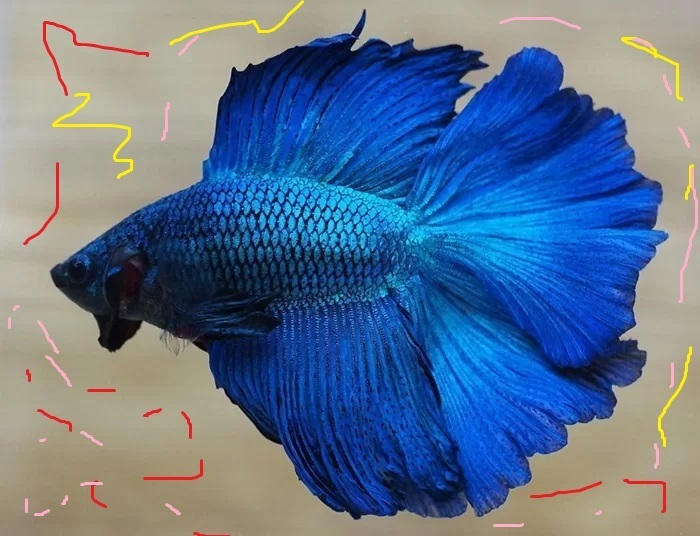
#> input picture data/ca-betta-mau-xanh-duong.jpg, 700 x 536 px, found by its file name
$ python get_fish_contours.py
#> lines starting #> are read from the running program, lines starting #| are printed output that depends on the picture; after the words box and inside, x2 and y2 are one past the last pixel; in counts of white or black regions, pixels touching at a corner belong together
import numpy as np
import cv2 as cv

img = cv.imread(r"data\ca-betta-mau-xanh-duong.jpg")
#> img is the input picture: shape (536, 700, 3); mean B, G, R 144.7, 115.1, 92.6
img = cv.resize(img,(600,400))
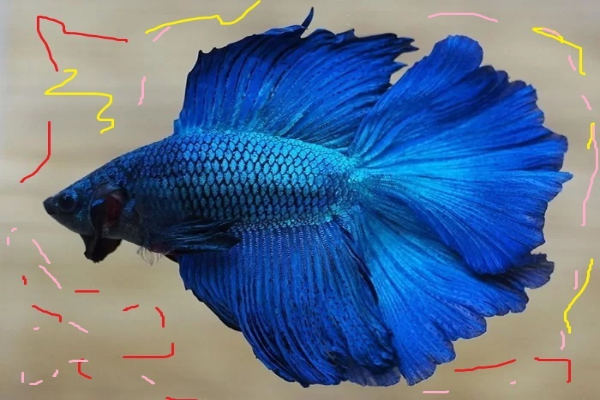
#> img: shape (400, 600, 3); mean B, G, R 144.6, 115, 92.5
cv.imshow('Original Image', img)

gray = cv.cvtColor(img, cv.COLOR_BGR2GRAY)
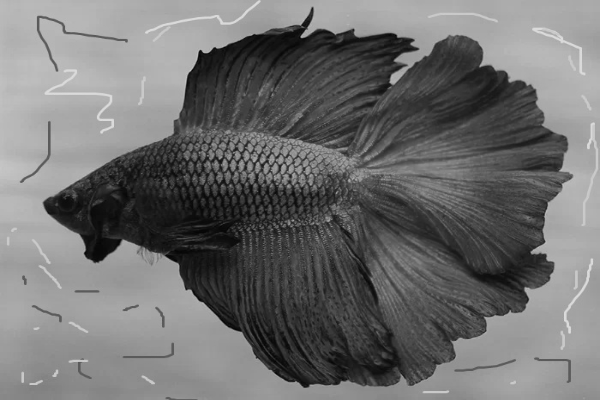
#> gray: shape (400, 600); min 2, max 223, mean 111.6
ret, thresh = cv.threshold(gray, 135, 255, cv.THRESH_BINARY_INV)
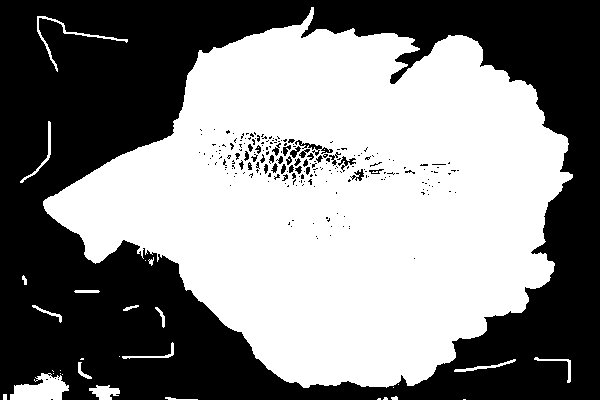
#> thresh: shape (400, 600); 52% white; 217 black regions (184 under 20 px)
cv.imshow('thresh', thresh)

# kernel = np.ones((5,5), np.uint8) # Tạo một kernel 5x5
# closed_thresh = cv.morphologyEx(thresh, cv.MORPH_CLOSE, kernel)
# cv.imshow('Closed Thresh', closed_thresh)

# findContours contains image/contours_mode/contours_method
# Options for mode: RETR_EXTERNAL, RETR_LIST, RETR_CCOMP, RETR_TREE --> CCOMP - detect holes in objects
# Options for method: CHAIN_APPROX_NONE, CHAIN_APPROX_SIMPLE
contours, hierarchy = cv.findContours(thresh, cv.RETR_EXTERNAL, cv.CHAIN_APPROX_NONE)
#> contours = 31 contours, 18 with area under 20; largest, box (x1, y1, x2, y2) and area: (43, 7, 573, 388) 122893, (10, 373, 69, 400) 935, (89, 385, 120, 400) 248, (37, 16, 128, 72) 216, (20, 121, 51, 183) 136

largest_contour = max(contours, key=cv.contourArea)
#> largest_contour = contour of 1710 points, box (x1, y1, x2, y2) (43, 7, 573, 388), area 122893
# print(f'Total contours found: {len(contours)}')

# cv.drawContours(image, contours, contourIdx, color, thickness) --> image is destination image
cv.drawContours(img, [largest_contour], -1, (0,0,255), 0)
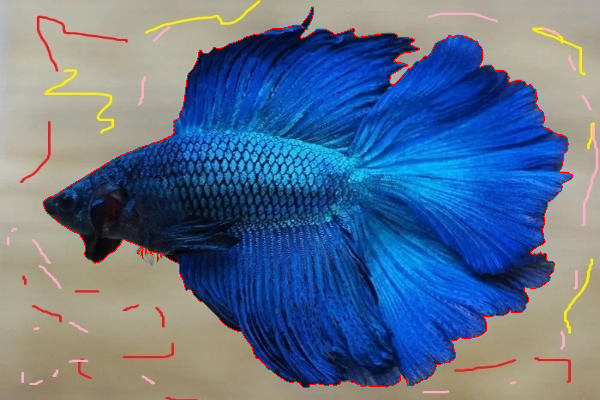
#> img: shape (400, 600, 3); 0.71% of pixels changed, all inside (x1, y1, x2, y2) = (43, 7, 573, 388)

cv.imshow('contours', img)
cv.imwrite('data/fish_contour.png', img)
cv.waitKey(0)
cv.destroyAllWindows()

$ run again, with data/130-hinh-nen-may-tinh-4k-7-1024x640.jpg copied over data/ca-betta-mau-xanh-duong.jpg
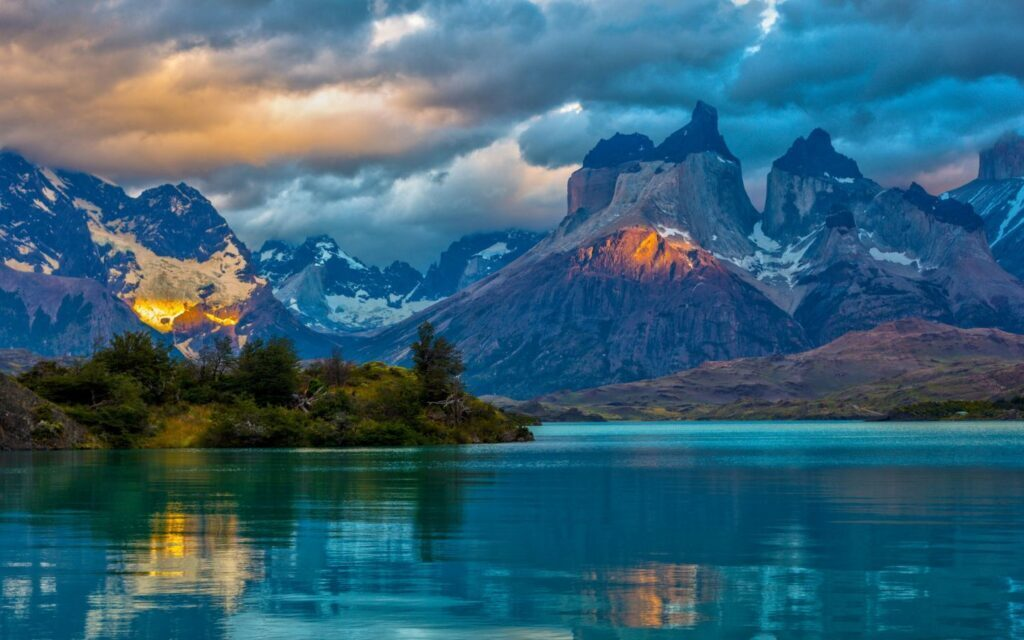
#> input picture data/130-hinh-nen-may-tinh-4k-7-1024x640.jpg, 1024 x 640 px, found by its file name
#> img is the input picture: shape (640, 1024, 3); mean B, G, R 117.1, 98.2, 55.6
#> `ret, thresh = cv.threshold(gray, 135, 255, cv.THRESH_BINARY_INV)`:
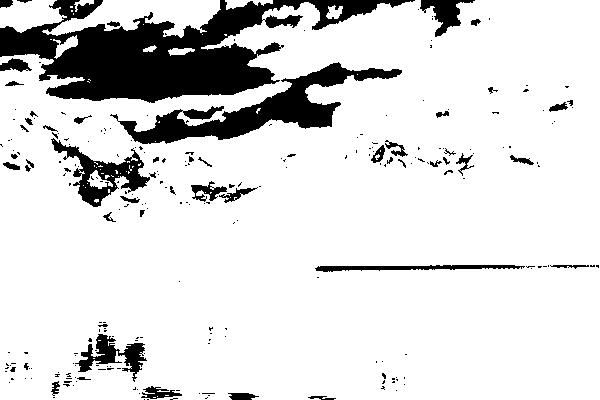
#> thresh: shape (400, 600); 86% white; 251 black regions (197 under 20 px)
#> contours = 18 contours, 9 with area under 20; largest, box (x1, y1, x2, y2) and area: (0, 0, 600, 400) 213032, (42, 0, 221, 38) 3493, (0, 0, 67, 33) 1382, (53, 35, 78, 59) 206, (225, 0, 273, 10) 191
#> largest_contour = contour of 2633 points, box (x1, y1, x2, y2) (0, 0, 600, 400), area 213032
#> `cv.drawContours(img, [largest_contour], -1, (0,0,255), 0)`:
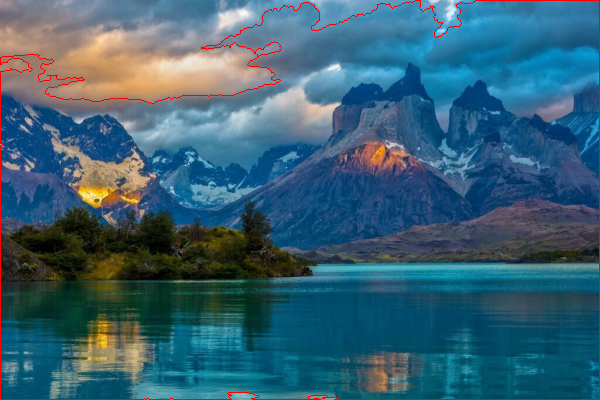
#> img: shape (400, 600, 3); mean B, G, R 115.6, 96.8, 57.5
